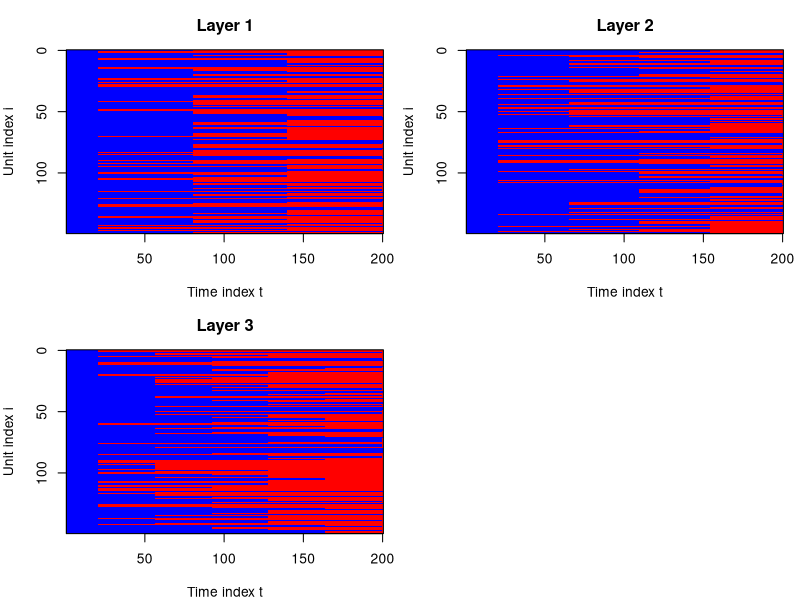
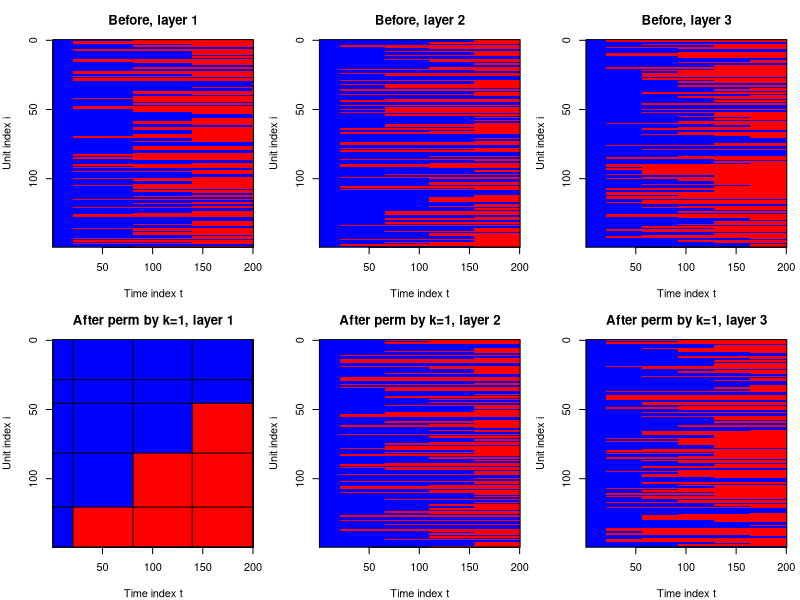
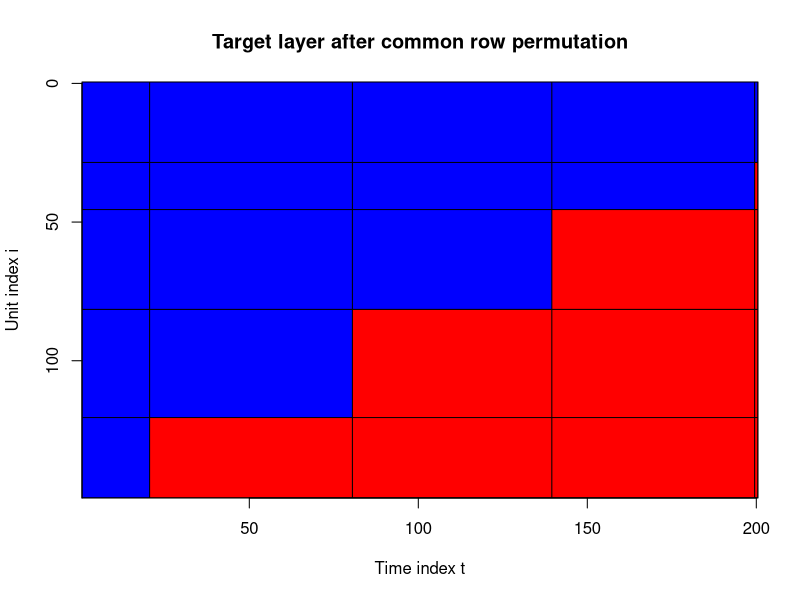
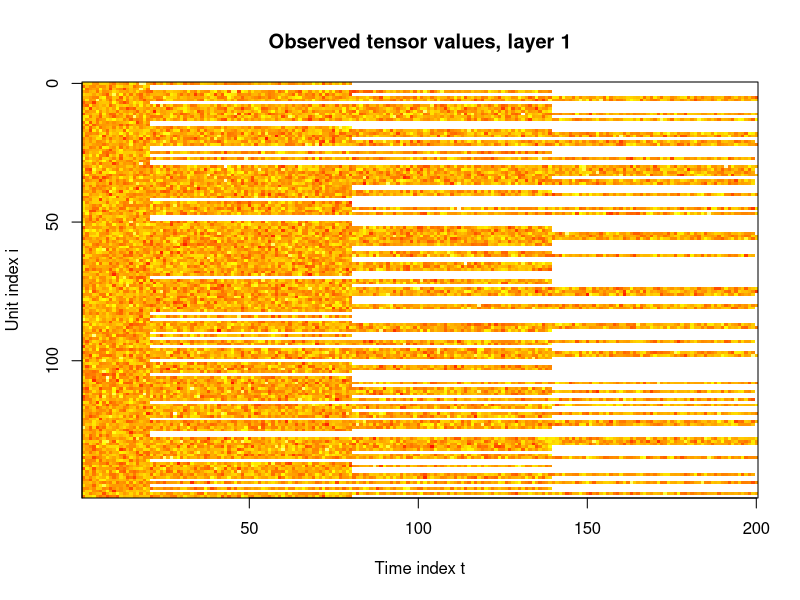

These charts were generated, in order, by the following R code:
#------------------------------------------------------------------------------
# Tucker2 tensor simulation with general staggered-adoption missingness
#------------------------------------------------------------------------------

simulate_general_staggered_tucker2 = function(
    N = 150,
    Tt = 200,
    K = 3,
    r = 5,
    sigma = 1,
    n_adopt_times = c(4, 5, 6),
    p_never = 0.20,
    p_initial = 0.10,
    seed = 123
) {
  set.seed(seed)
  
  stopifnot(length(n_adopt_times) == K)
  stopifnot(r <= min(N, Tt))
  
  rand_orth = function(n, r) {
    qr.Q(qr(matrix(rnorm(n * r), nrow = n, ncol = r)))[, seq_len(r), drop = FALSE]
  }
  
  U = rand_orth(N, r)
  V = rand_orth(Tt, r)
  
  C_core = array(
    rnorm(r * r * K),
    dim = c(r, r, K)
  )
  
  M = array(0, dim = c(N, Tt, K))
  
  for (k in seq_len(K)) {
    M[, , k] = U %*% C_core[, , k] %*% t(V)
  }
  
  E = array(
    rnorm(N * Tt * K, mean = 0, sd = sigma),
    dim = c(N, Tt, K)
  )
  
  Y_full = M + E
  
  # -------------------------------------------------------------
  # General staggered-adoption missingness
  # -------------------------------------------------------------
  A = matrix(Inf, nrow = N, ncol = K)
  Omega = array(FALSE, dim = c(N, Tt, K))
  Y_obs = array(NA_real_, dim = c(N, Tt, K))
  
  first_adopt_time = max(2, floor(p_initial * Tt) + 1)
  
  for (k in seq_len(K)) {
    adopt_grid = unique(round(seq(
      first_adopt_time,
      Tt,
      length.out = n_adopt_times[k]
    )))
    
    for (i in seq_len(N)) {
      if (runif(1) < p_never) {
        A[i, k] = Inf
      } else {
        A[i, k] = sample(adopt_grid, size = 1)
      }
      
      if (is.infinite(A[i, k])) {
        Omega[i, , k] = TRUE
      } else if (A[i, k] > 1) {
        Omega[i, seq_len(A[i, k] - 1), k] = TRUE
      }
    }
    
    Y_obs[, , k][Omega[, , k]] = Y_full[, , k][Omega[, , k]]
  }
  
  out = list(
    Y_obs = Y_obs,
    Y_full = Y_full,
    M = M,
    E = E,
    Omega = Omega,
    A = A,
    U = U,
    V = V,
    C_core = C_core,
    r = r,
    sigma = sigma,
    n_adopt_times = n_adopt_times,
    p_never = p_never,
    p_initial = p_initial
  )
  
  class(out) = "general_staggered_tucker2_sim"
  
  out
}


#------------------------------------------------------------------------------
# Construct target-layer staircase rearrangement
#------------------------------------------------------------------------------

rearrange_by_target_layer = function(sim, k) {
  Y_obs = sim$Y_obs
  Y_full = sim$Y_full
  M = sim$M
  E = sim$E
  Omega = sim$Omega
  A = sim$A
  
  K = dim(Y_obs)[3]
  N = dim(Y_obs)[1]
  Tt = dim(Y_obs)[2]
  
  stopifnot(k >= 1, k <= K)
  
  obs_len_k = ifelse(is.infinite(A[, k]), Tt, pmin(Tt, A[, k] - 1))
  row_perm = order(-obs_len_k, seq_len(N))
  
  Y_obs_perm = Y_obs[row_perm, , , drop = FALSE]
  Y_full_perm = Y_full[row_perm, , , drop = FALSE]
  M_perm = M[row_perm, , , drop = FALSE]
  E_perm = E[row_perm, , , drop = FALSE]
  Omega_perm = Omega[row_perm, , , drop = FALSE]
  A_perm = A[row_perm, , drop = FALSE]
  
  obs_len_perm = obs_len_k[row_perm]
  m_desc = unique(obs_len_perm)
  
  o_k = length(m_desc)
  row_parts_k = lapply(m_desc, function(m) which(obs_len_perm == m))
  
  m_asc = rev(m_desc)
  T_part_k = diff(c(0, m_asc))
  
  ends = cumsum(T_part_k)
  starts = c(1, head(ends, -1) + 1)
  col_parts_k = Map(seq, starts, ends)
  
  out = sim
  
  out$Y_obs = Y_obs_perm
  out$Y_full = Y_full_perm
  out$M = M_perm
  out$E = E_perm
  out$Omega = Omega_perm
  out$A = A_perm
  
  out$target_layer = k
  out$row_perm = row_perm
  out$o_k = o_k
  out$N_part_k = vapply(row_parts_k, length, integer(1))
  out$T_part_k = T_part_k
  out$row_parts_k = row_parts_k
  out$col_parts_k = col_parts_k
  
  class(out) = "target_rearranged_staggered_tucker2_sim"
  
  out
}


#------------------------------------------------------------------------------
# Test whether a layer is staircase in current row ordering
#------------------------------------------------------------------------------

is_staircase_layer = function(Omega_k) {
  N = nrow(Omega_k)
  Tt = ncol(Omega_k)
  
  obs_len = integer(N)
  
  for (i in seq_len(N)) {
    obs = Omega_k[i, ]
    
    if (any(diff(as.integer(obs)) > 0)) {
      return(FALSE)
    }
    
    first_unobs = which(!obs)[1]
    
    if (is.na(first_unobs)) {
      obs_len[i] = Tt
    } else {
      obs_len[i] = first_unobs - 1
    }
  }
  
  all(diff(obs_len) <= 0)
}


# ===============================================================
# Test rearrangement by common target-layer permutation
# ===============================================================

test_target_rearrangement = function(sim, k) {
  sim_perm = rearrange_by_target_layer(sim, k)
  
  K = dim(sim$Omega)[3]
  
  before = logical(K)
  after = logical(K)
  
  for (j in seq_len(K)) {
    before[j] = is_staircase_layer(sim$Omega[, , j])
    after[j] = is_staircase_layer(sim_perm$Omega[, , j])
  }
  
  out = data.frame(
    layer = seq_len(K),
    staircase_before = before,
    staircase_after_target_permutation = after
  )
  
  cat("\n")
  cat("Target layer:", k, "\n")
  cat("Target layer staircase after permutation:",
      after[k], "\n")
  cat("\n")
  
  print(out)
  
  invisible(list(
    summary = out,
    sim_rearranged = sim_perm
  ))
}


# ===============================================================
# Print adoption-time summary
# ===============================================================

print_general_staggered_missingness = function(sim) {
  K = dim(sim$Omega)[3]
  Tt = dim(sim$Omega)[2]
  
  for (k in seq_len(K)) {
    A_k = sim$A[, k]
    
    cat("\n")
    cat("============================================\n")
    cat("Layer k =", k, "\n")
    cat("Distinct adoption times:",
        paste(sort(unique(A_k[is.finite(A_k)])), collapse = " "),
        "\n")
    cat("Never adopters:", sum(is.infinite(A_k)), "\n")
    cat("Observed entries:",
        sum(sim$Omega[, , k]),
        "out of",
        length(sim$Omega[, , k]),
        "\n")
    cat("Staircase in current row ordering:",
        is_staircase_layer(sim$Omega[, , k]),
        "\n")
  }
  
  invisible(NULL)
}


# ===============================================================
# Plot full N x T missingness matrix for one layer
# Blue = observed
# Red  = missing
# ===============================================================

plot_missingness_layer = function(
    sim,
    layer = 1,
    show_adoption_lines = FALSE,
    main = NULL
) {
  Omega_k = sim$Omega[, , layer]
  
  N = nrow(Omega_k)
  Tt = ncol(Omega_k)
  
  Z = matrix(as.numeric(Omega_k), nrow = N, ncol = Tt)
  
  if (is.null(main)) {
    main = paste0(
      "Missingness, layer ",
      layer,
      " | blue = observed, red = missing"
    )
  }
  
  image(
    x = seq_len(Tt),
    y = seq_len(N),
    z = t(Z[N:1, ]),
    col = c("red", "blue"),
    axes = FALSE,
    xlab = "Time index t",
    ylab = "Unit index i",
    main = main
  )
  
  axis(1)
  axis(2, at = pretty(seq_len(N)), labels = rev(pretty(seq_len(N))))
  
  box()
  
  if (show_adoption_lines && !is.null(sim$row_parts_k) && layer == sim$target_layer) {
    row_cuts = cumsum(sim$N_part_k)
    col_cuts = cumsum(sim$T_part_k)
    
    abline(v = col_cuts + 0.5, col = "black", lwd = 1)
    abline(h = N - row_cuts + 0.5, col = "black", lwd = 1)
  }
  
  invisible(NULL)
}


#------------------------------------------------------------------------------
# Plot all layers
# ===============================================================

plot_all_missingness_layers = function(
    sim,
    show_adoption_lines = FALSE,
    main_prefix = "Layer "
) {
  K = dim(sim$Omega)[3]
  
  old_par = par(no.readonly = TRUE)
  on.exit(par(old_par))
  
  nrow_plot = ceiling(sqrt(K))
  ncol_plot = ceiling(K / nrow_plot)
  
  par(mfrow = c(nrow_plot, ncol_plot), mar = c(4, 4, 3, 1))
  
  for (k in seq_len(K)) {
    plot_missingness_layer(
      sim = sim,
      layer = k,
      show_adoption_lines = show_adoption_lines,
      main = paste0(main_prefix, k)
    )
  }
  
  invisible(NULL)
}


# ===============================================================
# Plot before and after target-layer rearrangement
# ===============================================================

plot_before_after_rearrangement = function(sim, k) {
  sim_perm = rearrange_by_target_layer(sim, k)
  
  K = dim(sim$Omega)[3]
  
  old_par = par(no.readonly = TRUE)
  on.exit(par(old_par))
  
  par(mfrow = c(2, K), mar = c(4, 4, 3, 1))
  
  for (j in seq_len(K)) {
    plot_missingness_layer(
      sim = sim,
      layer = j,
      main = paste0("Before, layer ", j)
    )
  }
  
  for (j in seq_len(K)) {
    plot_missingness_layer(
      sim = sim_perm,
      layer = j,
      show_adoption_lines = (j == k),
      main = paste0("After perm by k=", k, ", layer ", j)
    )
  }
  
  invisible(sim_perm)
}


# ===============================================================
# Plot the observed tensor values for one layer
# ===============================================================

plot_tensor_values_layer = function(
    sim,
    layer = 1,
    main = NULL
) {
  Y_k = sim$Y_obs[, , layer]
  
  N = nrow(Y_k)
  Tt = ncol(Y_k)
  
  if (is.null(main)) {
    main = paste0("Observed tensor values, layer ", layer)
  }
  
  image(
    x = seq_len(Tt),
    y = seq_len(N),
    z = t(Y_k[N:1, ]),
    axes = FALSE,
    xlab = "Time index t",
    ylab = "Unit index i",
    main = main,
    col = heat.colors(100),
    useRaster = TRUE
  )
  
  axis(1)
  axis(2, at = pretty(seq_len(N)), labels = rev(pretty(seq_len(N))))
  box()
  
  invisible(NULL)
}


# ===============================================================
# Example run
# ===============================================================

sim = simulate_general_staggered_tucker2(
  N = 150,
  Tt = 200,
  K = 3,
  r = 5,
  sigma = 1,
  n_adopt_times = c(4, 5, 6),
  p_never = 0.20,
  p_initial = 0.10,
  seed = 123
)

print_general_staggered_missingness(sim)

plot_all_missingness_layers(sim)

test = test_target_rearrangement(sim, k = 1)

sim_perm = test$sim_rearranged

plot_before_after_rearrangement(sim, k = 1)

plot_missingness_layer(
  sim = sim_perm,
  layer = 1,
  show_adoption_lines = TRUE,
  main = "Target layer after common row permutation"
)

plot_tensor_values_layer(sim, layer = 1)
